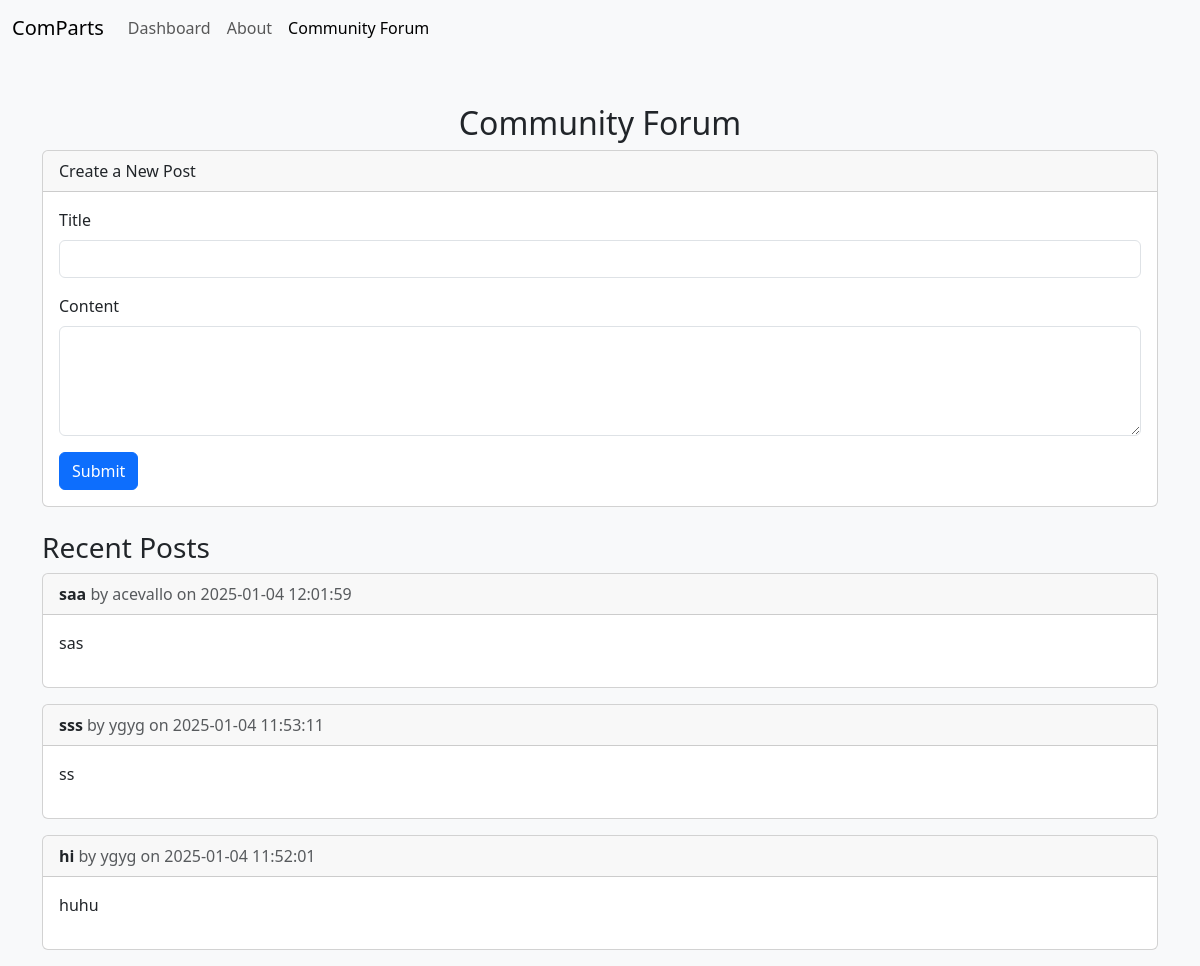
Screenshot of /chat1/community_forum.php with the database file from the repository.
### tables this page shows
CREATE TABLE `forum_posts` (
  `id` int(11) NOT NULL,
  `title` varchar(255) NOT NULL,
  `content` text NOT NULL,
  `user_id` int(11) NOT NULL,
  `created_at` timestamp NOT NULL DEFAULT current_timestamp()
);

CREATE TABLE `users` (
  `UserID` int(11) NOT NULL,
  `Username` varchar(50) NOT NULL,
  `Email` varchar(100) NOT NULL,
  `Password` varchar(255) NOT NULL,
  `Role` enum('user','admin') DEFAULT 'user',
  `CreatedAt` timestamp NOT NULL DEFAULT current_timestamp()
);

### chat1/community_forum.php (the view, shortened to what this page needs)
<?php
$host = 'localhost';
$user = 'root';
$password = '';
$database = 'comparts1';
$conn = new mysqli($host, $user, $password, $database);
$posts = [];
$result = $conn->query("SELECT forum_posts.id, forum_posts.title, forum_posts.content, forum_posts.created_at, users.Username FROM forum_posts JOIN users ON forum_posts.user_id = users.UserID ORDER BY forum_posts.created_at DESC");
if ($result) {
    while ($row = $result->fetch_assoc()) {
        $posts[] = $row;
    }
}
?>
<!DOCTYPE html>
<html lang="en">
<head>
    <link href="https://cdn.jsdelivr.net/npm/bootstrap@5.3.0/dist/css/bootstrap.min.css" rel="stylesheet">
</head>
<body class="bg-light">
    <nav class="navbar navbar-expand-lg navbar-light bg-light">
        <div class="container-fluid">
            <a class="navbar-brand" href="#">ComParts</a>
            <div class="collapse navbar-collapse" id="navbarNav">
                <ul class="navbar-nav">
                    <li class="nav-item">
                        <a class="nav-link" href="#">Dashboard</a>
                    </li>
                    <li class="nav-item">
                        <a class="nav-link" href="#">About</a>
                    </li>
                    <li class="nav-item">
                        <a class="nav-link active" aria-current="page" href="#">Community Forum</a>
                    </li>
                </ul>
            </div>
        </div>
    </nav>
    <div class="container mt-5">
        <h2 class="text-center">Community Forum</h2>
        <div class="card mb-4">
            <div class="card-header">Create a New Post</div>
            <div class="card-body">
                <form method="POST" action="community_forum.php">
                    <div class="mb-3">
                        <label for="title" class="form-label">Title</label>
                        <input type="text" class="form-control" id="title" name="title" required>
                    </div>
                    <div class="mb-3">
                        <label for="content" class="form-label">Content</label>
                        <textarea class="form-control" id="content" name="content" rows="4" required></textarea>
                    </div>
                    <button type="submit" name="new_post" class="btn btn-primary">Submit</button>
                </form>
            </div>
        </div>
        <h3>Recent Posts</h3>
        <?php if (empty($posts)): ?>
            <p>No posts available. Be the first to create one!</p>
        <?php else: ?>
            <?php foreach ($posts as $post): ?>
                <div class="card mb-3">
                    <div class="card-header">
                        <strong><?php echo htmlspecialchars($post['title']); ?></strong>
                        <span class="text-muted">by <?php echo htmlspecialchars($post['Username']); ?> on <?php echo htmlspecialchars($post['created_at']); ?></span>
                    </div>
                    <div class="card-body">
                        <p><?php echo nl2br(htmlspecialchars($post['content'])); ?></p>
                    </div>
                </div>
            <?php endforeach; ?>
        <?php endif; ?>
    </div>
</body>
</html>

### rows the page displays
forum_posts: title "saa", user.Username "acevallo", created_at "2025-01-04 12:01:59", content "sas"
forum_posts: title "sss", user.Username "ygyg", created_at "2025-01-04 11:53:11", content "ss"
forum_posts: title "hi", user.Username "ygyg", created_at "2025-01-04 11:52:01", content "huhu"
